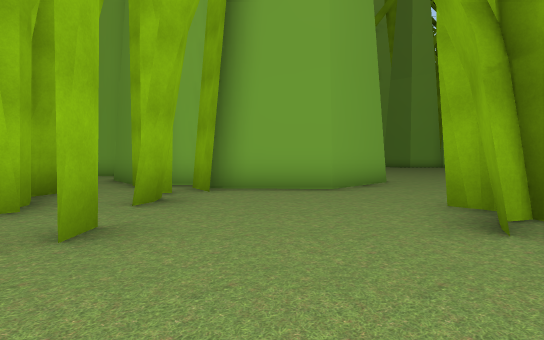
View 1 (above)

24 first-person views from a walk through a scene from a Unity 3-D project. The camera is 1.2 m above the floor, tilts 2° down and sees 80° across. The floor is counted in squares, 2 m on a side. Each view is taken from the middle of a square. On the plan, view 1 faces up. The plan holds only what a view shows up to about 10 squares ahead; the rest is blank. The place goes on beyond the plan. The player character is not drawn. Some surface patterns are stand-ins.

View 2
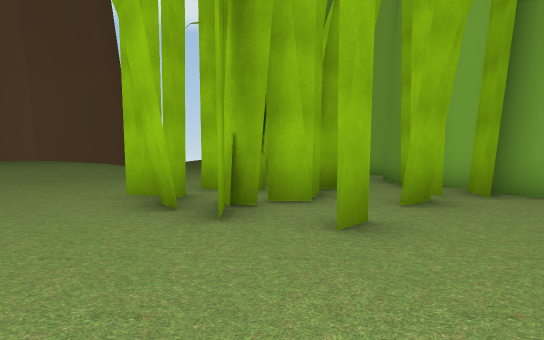

View 3
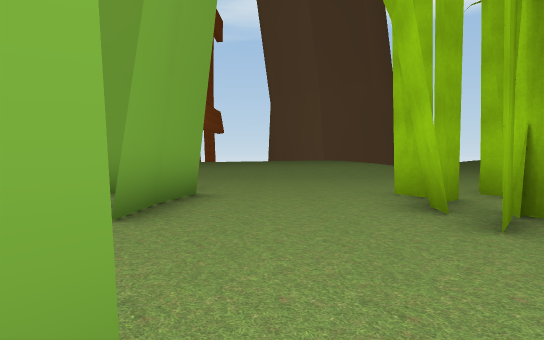

View 4
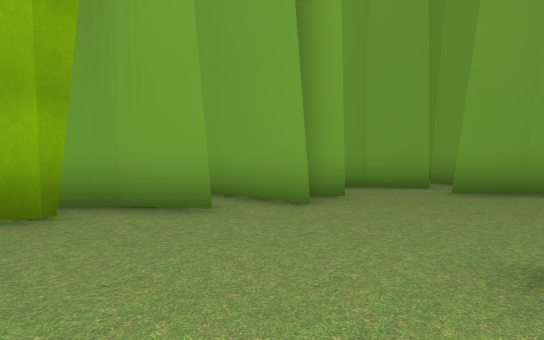

View 5
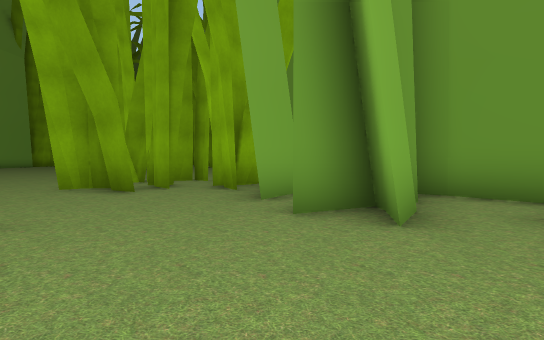

View 6
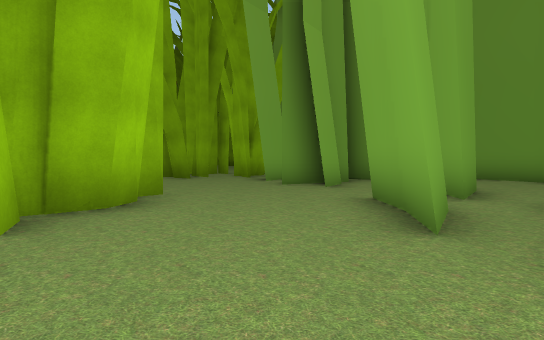

View 7
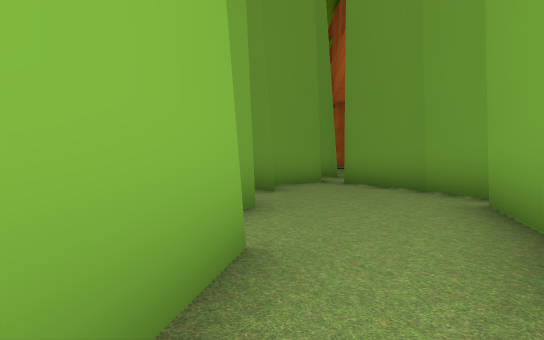

View 8
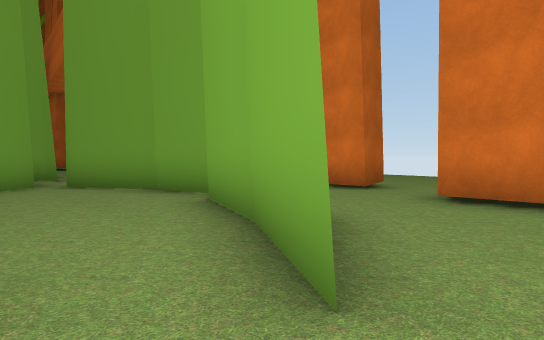

View 9
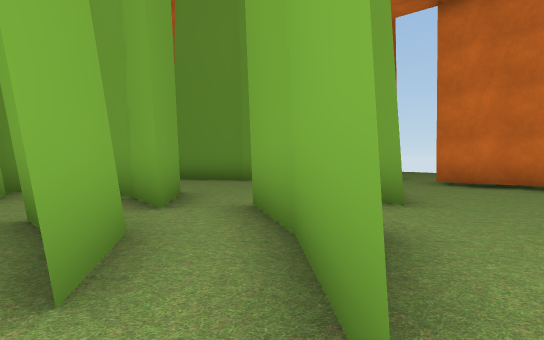

View 10
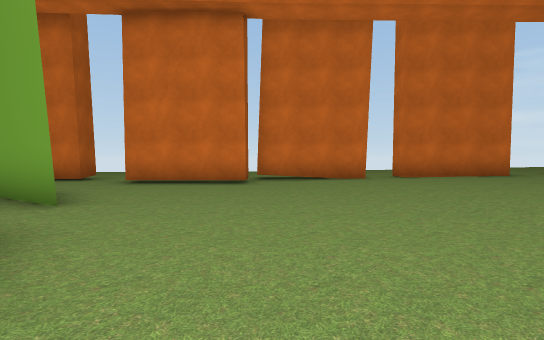

View 11
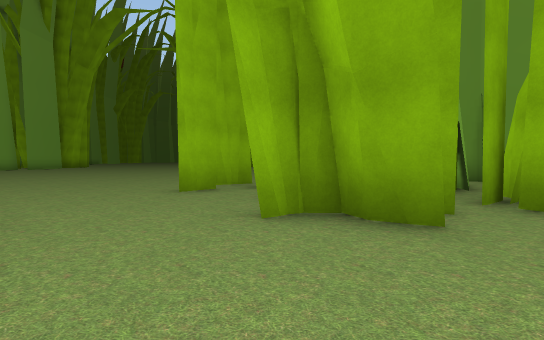

View 12
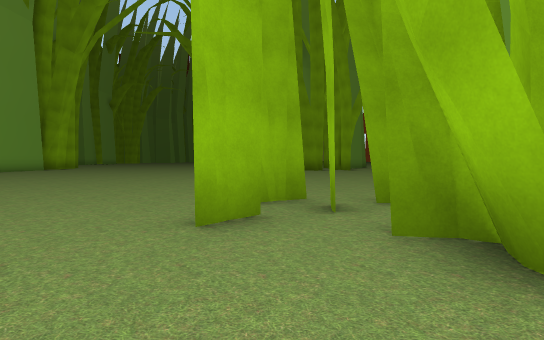

View 13
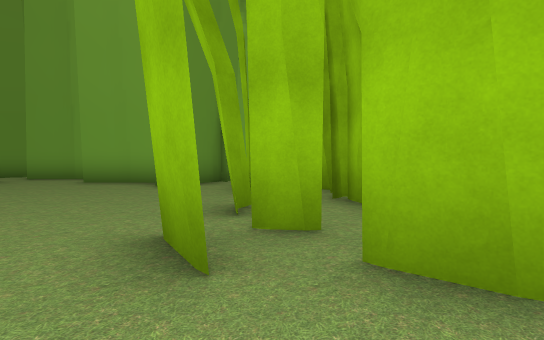

View 14
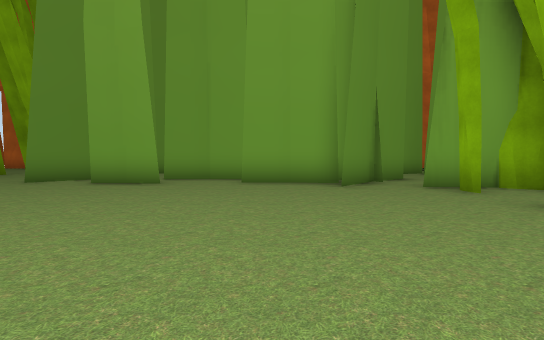

View 15
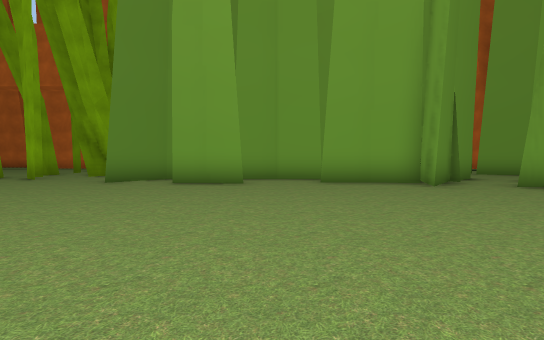

View 16
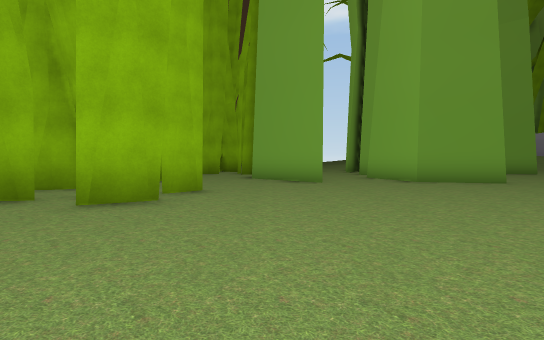

View 17
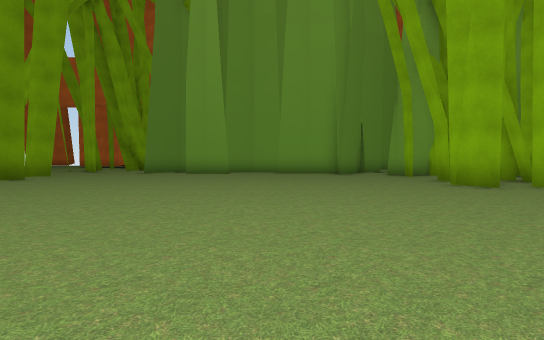

View 18
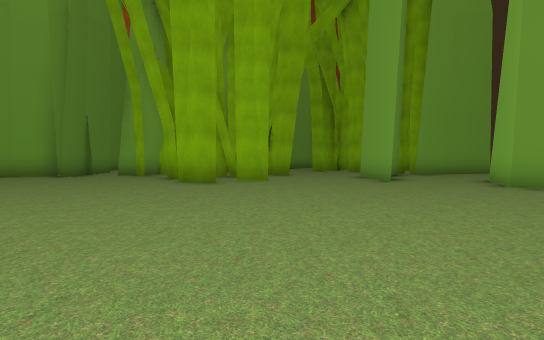

View 19
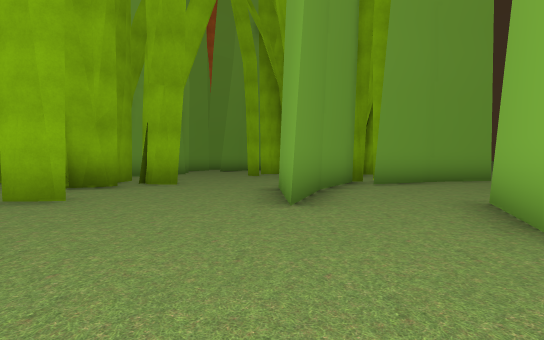

View 20
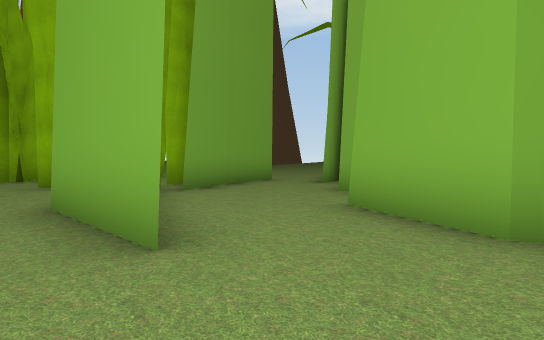

View 21
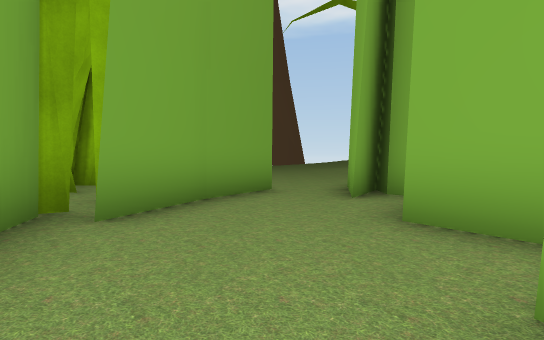

View 22
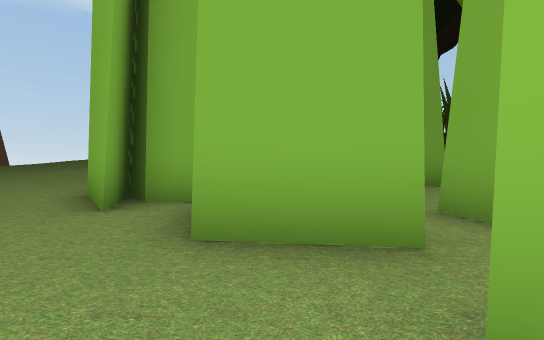

View 23
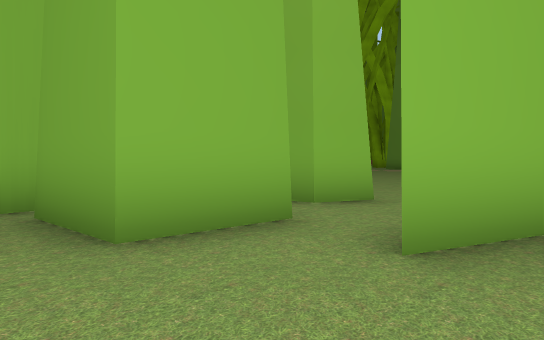

View 24
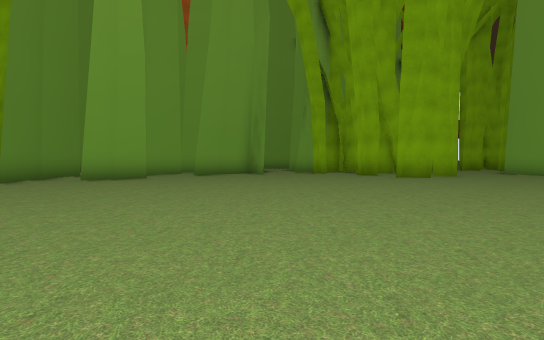

### Floor plan
Key: @ floor where view 1 was taken; # wall or solid block; x gap in a wall; . main floor; : floor 0.25 m higher than the main floor; / step, stairs or slope; T thing the floor can be seen under or through.
Columns run from 16 left of view 1 to 17 right of it. Each row starts with its distance up from view 1.
 12       /.     #  x.##.........
 11      ......########..........
 10      .........................
  9         ....#.....................
  8             ### .##...............
  7             .#####................
  6             ..T#..................
  5            ##TT......x.#..........
  4          .##.TT...#.###...........
  3      ......x.T....#####...........
  2     //.....TTT....####............
  1     /..............# ##...........
  0       ..........@### ##.#.........
 -1       .....##..###    ..###..##.#.
 -2       ....###....#    ###   .x.##.
 -3       ....######.#         #####
 -4      :......x.# x##
 -5     ::.....# ....##
 -6     ::.....### ..##.##
 -7    :::........####
 -8   :::::.......
 -9  :::::...###...
-10 ::###:####....#
-11 ::     ..   ...
-12              ..
-13              ..
-14              ..

Positions as (right, up) in squares from view 1, and headings:
1: (0, 0), facing up
2: (0, 0), facing up-left
3: (0, 0), facing left
4: (0, 4), facing down
5: (-4, 0), facing right
6: (-8, 0), facing right
7: (-6, -4), facing right
8: (-6, -4), facing down-right
9: (-7, -1), facing down-right
10: (-8, -1), facing down
11: (-1, 4), facing right
12: (2, 5), facing right
13: (6, 7), facing down
14: (10, 7), facing down
15: (12, 7), facing down
16: (11, 7), facing left
17: (11, 12), facing down
18: (11, 12), facing down-left
19: (6, 11), facing down-left
20: (5, 9), facing left
21: (2, 9), facing left
22: (1, 9), facing up-left
23: (0, 8), facing up
24: (17, 9), facing down-left
